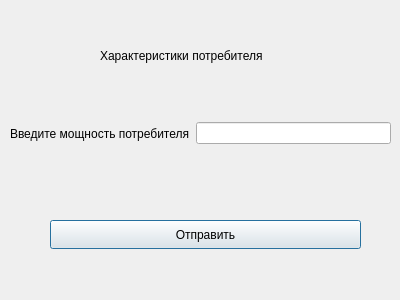
<?xml version="1.0" encoding="UTF-8"?>
<ui version="4.0">
 <class>Power_form</class>
 <widget class="QDialog" name="Power_form">
  <property name="geometry">
   <rect>
    <x>0</x>
    <y>0</y>
    <width>400</width>
    <height>300</height>
   </rect>
  </property>
  <property name="windowTitle">
   <string>Dialog</string>
  </property>
  <widget class="QPushButton" name="pushButton">
   <property name="geometry">
    <rect>
     <x>50</x>
     <y>220</y>
     <width>311</width>
     <height>29</height>
    </rect>
   </property>
   <property name="text">
    <string>Отправить</string>
   </property>
  </widget>
  <widget class="QWidget" name="horizontalLayoutWidget">
   <property name="geometry">
    <rect>
     <x>10</x>
     <y>90</y>
     <width>381</width>
     <height>87</height>
    </rect>
   </property>
   <layout class="QHBoxLayout" name="horizontalLayout">
    <item>
     <widget class="QLabel" name="label">
      <property name="text">
       <string>Введите мощность потребителя</string>
      </property>
     </widget>
    </item>
    <item>
     <widget class="QLineEdit" name="lineEdit"/>
    </item>
   </layout>
  </widget>
  <widget class="QLabel" name="label_2">
   <property name="geometry">
    <rect>
     <x>100</x>
     <y>30</y>
     <width>231</width>
     <height>51</height>
    </rect>
   </property>
   <property name="text">
    <string>Характеристики потребителя</string>
   </property>
  </widget>
 </widget>
 <resources/>
 <connections/>
</ui>
